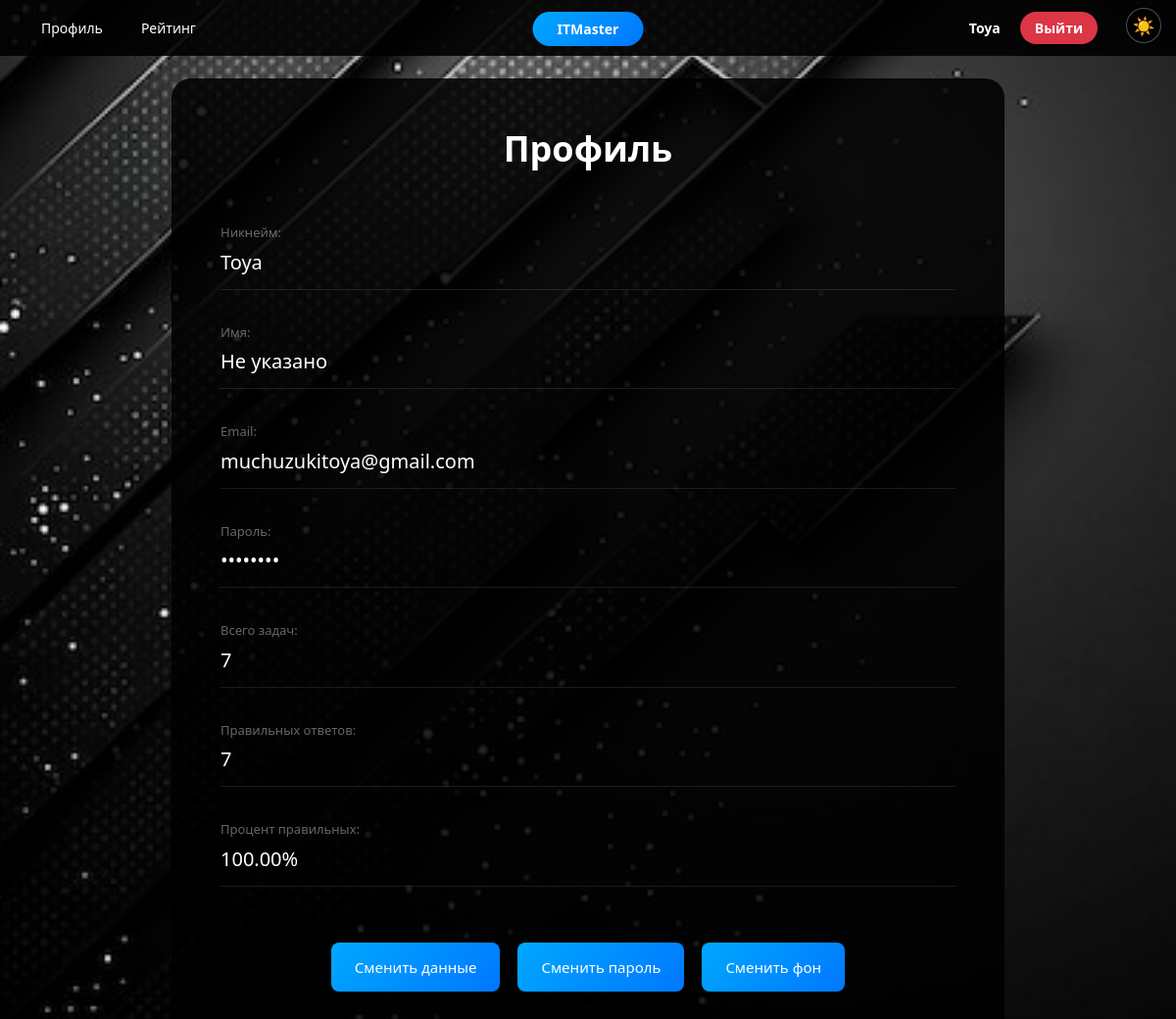
The app's page /profile/26, older data.
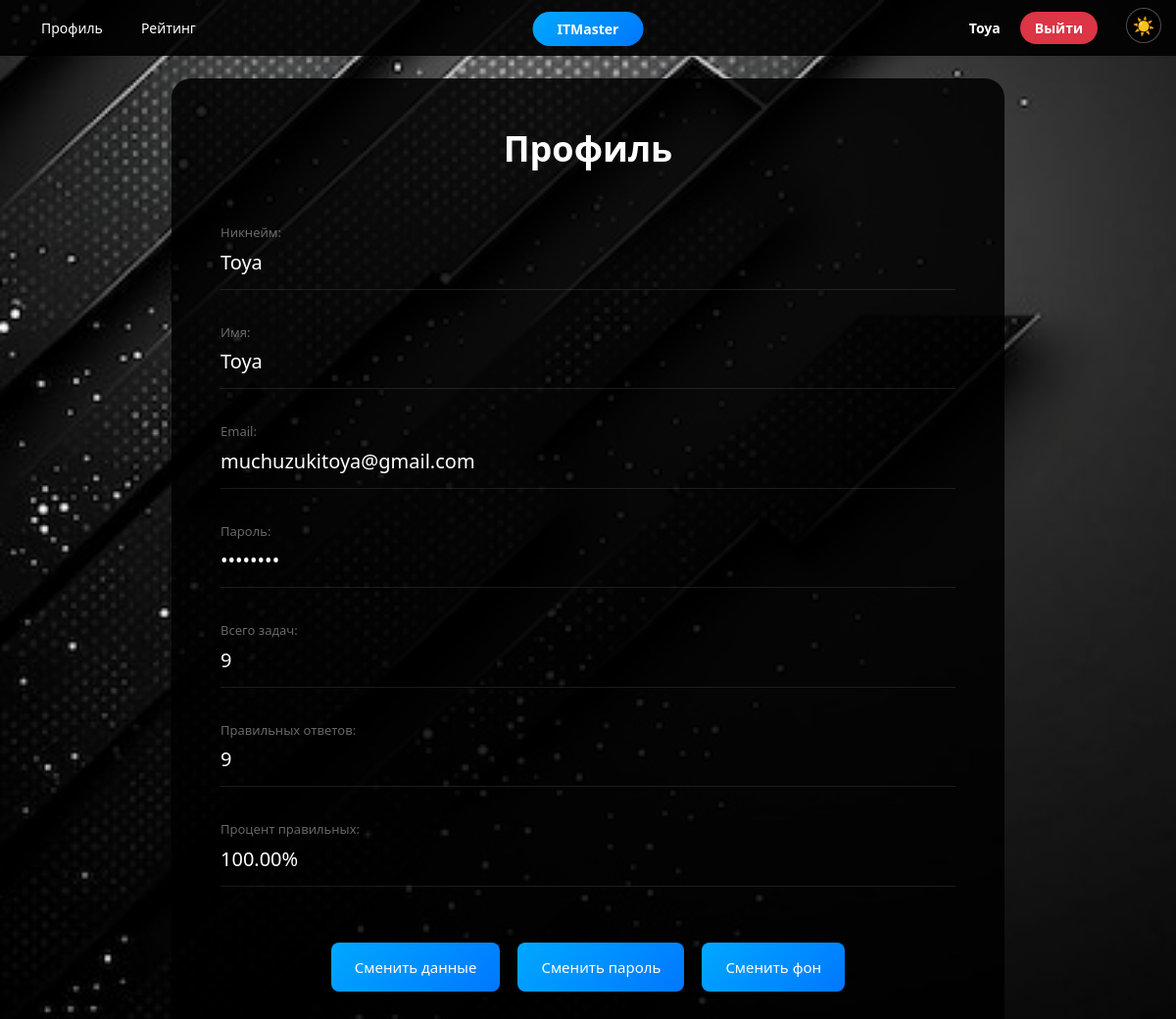
The same page, newer data.
### data/users.py (models this page shows, shortened)
class User(SqlAlchemyBase, UserMixin, SerializerMixin):
    __tablename__ = 'users'
    id = sqlalchemy.Column(sqlalchemy.Integer, primary_key=True, autoincrement=True)
    username = sqlalchemy.Column(sqlalchemy.String, nullable=False, unique=True)
    surname = sqlalchemy.Column(sqlalchemy.String, nullable=True)
    name = sqlalchemy.Column(sqlalchemy.String, nullable=True)
    age = sqlalchemy.Column(sqlalchemy.Integer, nullable=True)
    position = sqlalchemy.Column(sqlalchemy.String, nullable=True)
    speciality = sqlalchemy.Column(sqlalchemy.String, nullable=True)
    address = sqlalchemy.Column(sqlalchemy.String, nullable=True)
    email = sqlalchemy.Column(sqlalchemy.String, index=True, unique=True, nullable=True)
    password = sqlalchemy.Column(sqlalchemy.String, nullable=True)
    modified_date = sqlalchemy.Column(sqlalchemy.DateTime, default=datetime.datetime.now)
    country = sqlalchemy.Column(sqlalchemy.String, nullable=True)
    city = sqlalchemy.Column(sqlalchemy.String, nullable=True)
    background_image = sqlalchemy.Column(sqlalchemy.String, nullable=True)
    total_tasks = sqlalchemy.Column(sqlalchemy.Integer, default=0)
    correct_tasks = sqlalchemy.Column(sqlalchemy.Integer, default=0)

### main.py (the view)
@app.route('/profile/<int:user_id>')
def profile(user_id):
    theme = get_theme()
    db_sess = db_session.create_session()
    user = db_sess.get(User, user_id)
    if not user:
        return redirect(url_for('login'))
    total = user.total_tasks or 0
    correct = user.correct_tasks or 0
    if total > 0:
        percent = "{:.2f}".format(correct * 100 / total)
    else:
        percent = "-"
    return render_template('profile.html', user=user, theme=theme, total=total, correct=correct, percent=percent, bg_image=user.background_image)

### data/db_session.py (called while the page is built)
def create_session() -> Session:
    global __factory
    return __factory()

### main.py (called while the page is built)
def get_theme():
    return request.cookies.get('theme', 'dark')

### templates/profile.html (shortened to what this page needs)
{% extends "base.html" %}
{% block content %}
<div class="profile-full">
    <div class="profile-container">
        <div class="profile-header">
            <h2 class="profile-title">Профиль</h2>
        </div>
        <div class="profile-field">
            <label>Никнейм:</label>
            <div class="field-value">{{ user.username }}</div>
        </div>
        <div class="profile-field">
            <label>Имя:</label>
            <div class="field-value">{{ user.name or 'Не указано' }}</div>
        </div>
        <div class="profile-field">
            <label>Email:</label>
            <div class="field-value">{{ user.email }}</div>
        </div>
        <div class="profile-field">
            <label>Пароль:</label>
            <div class="field-value">••••••••</div>
        </div>
        <div class="profile-field">
            <label>Всего задач:</label>
            <div class="field-value">{{ total }}</div>
        </div>
        <div class="profile-field">
            <label>Правильных ответов:</label>
            <div class="field-value">{{ correct }}</div>
        </div>
        <div class="profile-field">
            <label>Процент правильных:</label>
            <div class="field-value">
                {% if total > 0 %}
                    {{ "%.2f"|format(correct * 100 / total) }}%
                {% else %}
                    —
                {% endif %}
            </div>
        </div>
        <div class="profile-actions-row">
            <button onclick="showEditData()" class="btn-action">Сменить данные</button>
            <button onclick="showChangePassword()" class="btn-action">Сменить пароль</button>
            <button onclick="showBackgroundSettings()" class="btn-action">Сменить фон</button>
        </div>
    </div>
</div>
{% endblock %}

### templates/base.html (shortened to what this page needs)
<!doctype html>
<html lang="ru">
<head>
    <link rel="stylesheet" href="https://stackpath.bootstrapcdn.com/bootstrap/4.4.1/css/bootstrap.min.css">
    <link rel="stylesheet" href="{{ url_for('static', filename='css/style.css') }}">
</head>
<body class="{{ theme }}-theme {% if user %}logged-in{% endif %}">
    <div class="theme-switcher">
        {% if theme == 'dark' %}
            <a href="/set_theme/light" class="theme-btn">☀️</a>
        {% else %}
            <a href="/set_theme/dark" class="theme-btn">🌙</a>
        {% endif %}
    </div>
    {% if user %}
    <div class="top-bar">
        <div class="nav-buttons">
            <a href="/profile/{{ user.id }}" class="nav-btn">Профиль</a>
            <a href="/rating" class="nav-btn">Рейтинг</a>
        </div>
        <div class="nav-center">
            <a href="/dashboard/{{ user.id }}" class="nav-btn-center">ITMaster</a>
        </div>
        <div class="right-controls">
            <div class="user-info">
                <span>{{ user.username }}</span>
            </div>
            <a href="/logout" class="logout-btn">Выйти</a>
        </div>
    </div>
    {% endif %}
    {% block content %}
    {% endblock %}
</body>
</html>

Row changes from the older to the newer data that the page shows:
changed User "Toya": name "Не указано" → "Toya"
Text that changed along with them:
{{ total }}: "7" → "9"
{{ correct }}: "7" → "9"
